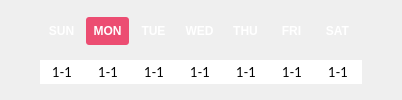
             <widget class="QFrame" name="week_frame">
              <property name="sizePolicy">
               <sizepolicy hsizetype="Preferred" vsizetype="Fixed">
                <horstretch>0</horstretch>
                <verstretch>0</verstretch>
               </sizepolicy>
              </property>
              <property name="styleSheet">
               <string notr="true">/* //////////////////////////////////////////////////////////////////////////////
AGENDA SIDEBAR BTN primer
////////////////////////////////////////////////////////////////////////////// */
QPushButton {
color:#fff;
text-align:left;
border-radius:3px;
font:9pt &quot;Arial&quot;;
border:none;
font-weight:900;
padding:4px;
min-width:35px;
max-width:35px;
max-height:20px;
min-height:20px;
text-align:center;
}
QPushButton:hover {
color:#fff;
margin-top:2px;
}
QPushButton:checked {
font-weight:bold;
color:#fff;
}
QPushButton:pressed {
font-weight:bold;
font-size:9pt;
margin-top:4px;
color:#fff;
}

QPushButton:checked:hover {
font-weight:bold;
margin:0px;
color:#fff;
margin-top:1px;
}

QPushButton:checked:pressed {
font-weight:bold;
margin-top:2px;
color:#fff;
}
QDateEdit {
font-size:10pt;
}

/* ////////////////////////////////////////////////////////////////////////////////
AGENDA SIDEBAR BTNs
//////////////////////////////////////////////////////////////////////////////// */

#sun_journal_nav_btn:hover {
	border-left-color: rgb(230, 77, 60);
}
#sun_journal_nav_btn:checked {
	background-color: rgb(230, 77, 60);
}

#mon_journal_nav_btn:hover {
	border-left-color: rgb(236, 77, 114);
}
#mon_journal_nav_btn:checked {
	background-color: rgb(236, 77, 114);
}

/* Tuesday */
#tues_journal_nav_btn:hover {
	border-left-color: rgb(222, 94, 160);
}
#tues_journal_nav_btn:checked {
	background:rgb(222, 94, 160);
}

/* Wednesday */
#wed_journal_nav_btn:hover {
	border-left-color: #c176c2;
}
#wed_journal_nav_btn:checked {
	background:#c176c2;
}

/* Thursday */
#thurs_journal_nav_btn:hover {
	border-left-color: #9d8bd4;
}
#thurs_journal_nav_btn:checked {
	background:#9d8bd4;
}

/* friday */
#fri_journal_nav_btn:hover {
	border-left-color: #7f9ad6;
}
#fri_journal_nav_btn:checked {
	background:#7f9ad6;
}

/* Saturday */
#sat_journal_nav_btn:hover {
	border-left-color: #73a5cc;
}
#sat_journal_nav_btn:checked {
	background:#73a5cc;
}
</string>
              </property>
              <layout class="QGridLayout" name="gridLayout_51">
               <property name="leftMargin">
                <number>0</number>
               </property>
               <property name="topMargin">
                <number>2</number>
               </property>
               <property name="rightMargin">
                <number>0</number>
               </property>
               <property name="bottomMargin">
                <number>0</number>
               </property>
               <property name="spacing">
                <number>0</number>
               </property>
               <item row="1" column="7">
                <widget class="QDateEdit" name="sat_date">
                 <property name="font">
                  <font>
                   <family>Lato</family>
                   <pointsize>10</pointsize>
                   <weight>50</weight>
                   <italic>false</italic>
                   <bold>false</bold>
                  </font>
                 </property>
                 <property name="frame">
                  <bool>false</bool>
                 </property>
                 <property name="alignment">
                  <set>Qt::AlignCenter</set>
                 </property>
                 <property name="buttonSymbols">
                  <enum>QAbstractSpinBox::NoButtons</enum>
                 </property>
                 <property name="displayFormat">
                  <string>M-d</string>
                 </property>
                 <property name="calendarPopup">
                  <bool>false</bool>
                 </property>
                 <property name="currentSectionIndex">
                  <number>0</number>
                 </property>
                </widget>
               </item>
               <item row="0" column="5">
                <widget class="QPushButton" name="thurs_journal_nav_btn">
                 <property name="maximumSize">
                  <size>
                   <width>43</width>
                   <height>28</height>
                  </size>
                 </property>
                 <property name="text">
                  <string>THU</string>
                 </property>
                 <property name="checkable">
                  <bool>true</bool>
                 </property>
                 <property name="checked">
                  <bool>false</bool>
                 </property>
                 <property name="autoExclusive">
                  <bool>true</bool>
                 </property>
                 <property name="flat">
                  <bool>false</bool>
                 </property>
                </widget>
               </item>
               <item row="1" column="1">
                <widget class="QDateEdit" name="sun_date">
                 <property name="font">
                  <font>
                   <family>Lato</family>
                   <pointsize>10</pointsize>
                   <weight>50</weight>
                   <italic>false</italic>
                   <bold>false</bold>
                  </font>
                 </property>
                 <property name="autoFillBackground">
                  <bool>false</bool>
                 </property>
                 <property name="wrapping">
                  <bool>false</bool>
                 </property>
                 <property name="frame">
                  <bool>false</bool>
                 </property>
                 <property name="alignment">
                  <set>Qt::AlignCenter</set>
                 </property>
                 <property name="buttonSymbols">
                  <enum>QAbstractSpinBox::NoButtons</enum>
                 </property>
                 <property name="displayFormat">
                  <string>M-d</string>
                 </property>
                 <property name="calendarPopup">
                  <bool>false</bool>
                 </property>
                 <property name="currentSectionIndex">
                  <number>0</number>
                 </property>
                </widget>
               </item>
               <item row="0" column="1">
                <widget class="QPushButton" name="sun_journal_nav_btn">
                 <property name="styleSheet">
                  <string notr="true"/>
                 </property>
                 <property name="text">
                  <string>SUN</string>
                 </property>
                 <property name="checkable">
                  <bool>true</bool>
                 </property>
                 <property name="checked">
                  <bool>false</bool>
                 </property>
                 <property name="autoExclusive">
                  <bool>true</bool>
                 </property>
                 <property name="flat">
                  <bool>false</bool>
                 </property>
                </widget>
               </item>
               <item row="1" column="6">
                <widget class="QDateEdit" name="fri_date">
                 <property name="font">
                  <font>
                   <family>Lato</family>
                   <pointsize>10</pointsize>
                   <weight>50</weight>
                   <italic>false</italic>
                   <bold>false</bold>
                  </font>
                 </property>
                 <property name="frame">
                  <bool>false</bool>
                 </property>
                 <property name="alignment">
                  <set>Qt::AlignCenter</set>
                 </property>
                 <property name="buttonSymbols">
                  <enum>QAbstractSpinBox::NoButtons</enum>
                 </property>
                 <property name="displayFormat">
                  <string>M-d</string>
                 </property>
                 <property name="calendarPopup">
                  <bool>false</bool>
                 </property>
                 <property name="currentSectionIndex">
                  <number>0</number>
                 </property>
                </widget>
               </item>
               <item row="1" column="3">
                <widget class="QDateEdit" name="tues_date">
                 <property name="font">
                  <font>
                   <family>Lato</family>
                   <pointsize>10</pointsize>
                   <weight>50</weight>
                   <italic>false</italic>
                   <bold>false</bold>
                  </font>
                 </property>
                 <property name="frame">
                  <bool>false</bool>
                 </property>
                 <property name="alignment">
                  <set>Qt::AlignCenter</set>
                 </property>
                 <property name="buttonSymbols">
                  <enum>QAbstractSpinBox::NoButtons</enum>
                 </property>
                 <property name="displayFormat">
                  <string>M-d</string>
                 </property>
                 <property name="calendarPopup">
                  <bool>false</bool>
                 </property>
                 <property name="currentSectionIndex">
                  <number>0</number>
                 </property>
                </widget>
               </item>
               <item row="1" column="5">
                <widget class="QDateEdit" name="thurs_date">
                 <property name="font">
                  <font>
                   <family>Lato</family>
                   <pointsize>10</pointsize>
                   <weight>50</weight>
                   <italic>false</italic>
                   <bold>false</bold>
                  </font>
                 </property>
                 <property name="frame">
                  <bool>false</bool>
                 </property>
                 <property name="alignment">
                  <set>Qt::AlignCenter</set>
                 </property>
                 <property name="buttonSymbols">
                  <enum>QAbstractSpinBox::NoButtons</enum>
                 </property>
                 <property name="displayFormat">
                  <string>M-d</string>
                 </property>
                 <property name="calendarPopup">
                  <bool>false</bool>
                 </property>
                 <property name="currentSectionIndex">
                  <number>0</number>
                 </property>
                </widget>
               </item>
               <item row="0" column="7">
                <widget class="QPushButton" name="sat_journal_nav_btn">
                 <property name="maximumSize">
                  <size>
                   <width>43</width>
                   <height>28</height>
                  </size>
                 </property>
                 <property name="autoFillBackground">
                  <bool>false</bool>
                 </property>
                 <property name="text">
                  <string>SAT</string>
                 </property>
                 <property name="checkable">
                  <bool>true</bool>
                 </property>
                 <property name="checked">
                  <bool>false</bool>
                 </property>
                 <property name="autoExclusive">
                  <bool>true</bool>
                 </property>
                 <property name="flat">
                  <bool>false</bool>
                 </property>
                </widget>
               </item>
               <item row="1" column="2">
                <widget class="QDateEdit" name="mon_date">
                 <property name="font">
                  <font>
                   <family>Lato</family>
                   <pointsize>10</pointsize>
                   <weight>50</weight>
                   <italic>false</italic>
                   <bold>false</bold>
                  </font>
                 </property>
                 <property name="frame">
                  <bool>false</bool>
                 </property>
                 <property name="alignment">
                  <set>Qt::AlignCenter</set>
                 </property>
                 <property name="buttonSymbols">
                  <enum>QAbstractSpinBox::NoButtons</enum>
                 </property>
                 <property name="displayFormat">
                  <string>M-d</string>
                 </property>
                 <property name="calendarPopup">
                  <bool>false</bool>
                 </property>
                 <property name="currentSectionIndex">
                  <number>0</number>
                 </property>
                </widget>
               </item>
               <item row="0" column="2">
                <widget class="QPushButton" name="mon_journal_nav_btn">
                 <property name="maximumSize">
                  <size>
                   <width>43</width>
                   <height>28</height>
                  </size>
                 </property>
                 <property name="text">
                  <string>MON</string>
                 </property>
                 <property name="checkable">
                  <bool>true</bool>
                 </property>
                 <property name="checked">
                  <bool>true</bool>
                 </property>
                 <property name="autoExclusive">
                  <bool>true</bool>
                 </property>
                 <property name="flat">
                  <bool>false</bool>
                 </property>
                </widget>
               </item>
               <item row="0" column="3">
                <widget class="QPushButton" name="tues_journal_nav_btn">
                 <property name="maximumSize">
                  <size>
                   <width>43</width>
                   <height>28</height>
                  </size>
                 </property>
                 <property name="text">
                  <string>TUE</string>
                 </property>
                 <property name="checkable">
                  <bool>true</bool>
                 </property>
                 <property name="checked">
                  <bool>false</bool>
                 </property>
                 <property name="autoExclusive">
                  <bool>true</bool>
                 </property>
                 <property name="flat">
                  <bool>false</bool>
                 </property>
                </widget>
               </item>
               <item row="0" column="4">
                <widget class="QPushButton" name="wed_journal_nav_btn">
                 <property name="maximumSize">
                  <size>
                   <width>43</width>
                   <height>28</height>
                  </size>
                 </property>
                 <property name="text">
                  <string>WED</string>
                 </property>
                 <property name="checkable">
                  <bool>true</bool>
                 </property>
                 <property name="checked">
                  <bool>false</bool>
                 </property>
                 <property name="autoExclusive">
                  <bool>true</bool>
                 </property>
                 <property name="flat">
                  <bool>false</bool>
                 </property>
                </widget>
               </item>
               <item row="0" column="6">
                <widget class="QPushButton" name="fri_journal_nav_btn">
                 <property name="maximumSize">
                  <size>
                   <width>43</width>
                   <height>28</height>
                  </size>
                 </property>
                 <property name="text">
                  <string>FRI</string>
                 </property>
                 <property name="checkable">
                  <bool>true</bool>
                 </property>
                 <property name="checked">
                  <bool>false</bool>
                 </property>
                 <property name="autoExclusive">
                  <bool>true</bool>
                 </property>
                 <property name="flat">
                  <bool>false</bool>
                 </property>
                </widget>
               </item>
               <item row="0" column="0" rowspan="2">
                <spacer name="horizontalSpacer">
                 <property name="orientation">
                  <enum>Qt::Horizontal</enum>
                 </property>
                 <property name="sizeHint" stdset="0">
                  <size>
                   <width>40</width>
                   <height>20</height>
                  </size>
                 </property>
                </spacer>
               </item>
               <item row="0" column="8" rowspan="2">
                <spacer name="horizontalSpacer_2">
                 <property name="orientation">
                  <enum>Qt::Horizontal</enum>
                 </property>
                 <property name="sizeHint" stdset="0">
                  <size>
                   <width>40</width>
                   <height>20</height>
                  </size>
                 </property>
                </spacer>
               </item>
               <item row="1" column="4">
                <widget class="QDateEdit" name="wed_date">
                 <property name="font">
                  <font>
                   <family>Lato</family>
                   <pointsize>10</pointsize>
                   <weight>50</weight>
                   <italic>false</italic>
                   <bold>false</bold>
                  </font>
                 </property>
                 <property name="frame">
                  <bool>false</bool>
                 </property>
                 <property name="alignment">
                  <set>Qt::AlignCenter</set>
                 </property>
                 <property name="buttonSymbols">
                  <enum>QAbstractSpinBox::NoButtons</enum>
                 </property>
                 <property name="displayFormat">
                  <string>M-d</string>
                 </property>
                 <property name="calendarPopup">
                  <bool>false</bool>
                 </property>
                 <property name="currentSectionIndex">
                  <number>0</number>
                 </property>
                </widget>
               </item>
              </layout>
             </widget>
